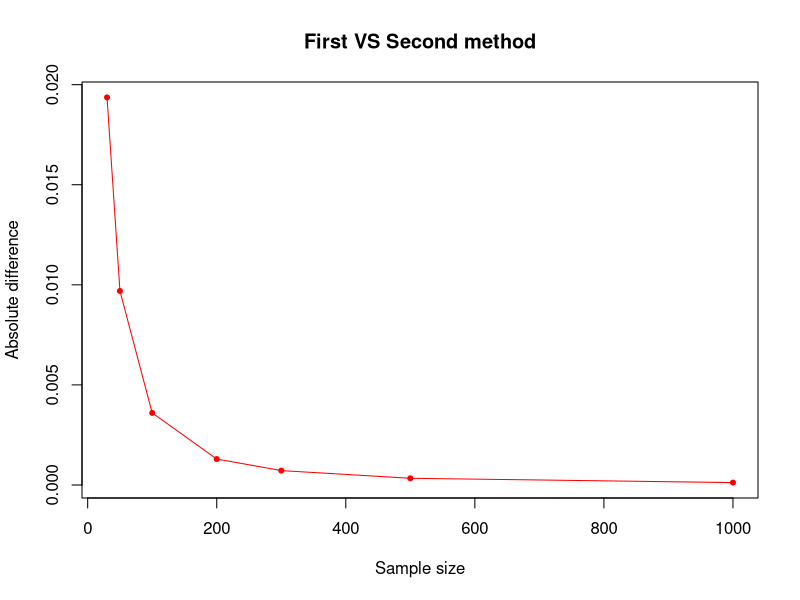

Recreate this plot in R.
set.seed(1355)

k = 1000

n = c(30, 50, 100, 200, 300, 500, 1000)

p = 0.7

a = 1 - 0.97

diffs_avg = c()

first_method = function(n, avg) {
  z = qnorm((2 - a) / 2, 0, 1)
  coef_a = 1 + ((z^2) / n)
  coef_b = -2 * avg - ((z^2) / n)
  coef_c = avg^2
  binomio_disc = coef_b^2 - (4 * coef_a * coef_c)
  min = (-coef_b - sqrt(binomio_disc)) / (2 * coef_a)
  max =(-coef_b + sqrt(binomio_disc)) / (2 * coef_a)
  
  return (abs(max - min))
}

second_method = function(n, avg) {
  b = qnorm(1 - a/2, 0, 1)
  return (2 * b * sqrt(avg * (1 - avg) / n))
}

for (size in n) {
  diffs = c()
  
  for (i in 1:k) {
    sample = rbinom(n=size, size=1, prob=p)
    sample_avg = mean(sample)
    
    diffs = c(diffs, abs(second_method(size, sample_avg) - first_method(size, sample_avg)))
  }
  
  diffs_avg = c(diffs_avg, mean(diffs))
}

plot(n, diffs_avg, type = "p", pch=20,  xlab = "Sample size", ylab = "Absolute difference",
     main = "First VS Second method", col = "red")

lines(n, diffs_avg, type="l", col="red")
